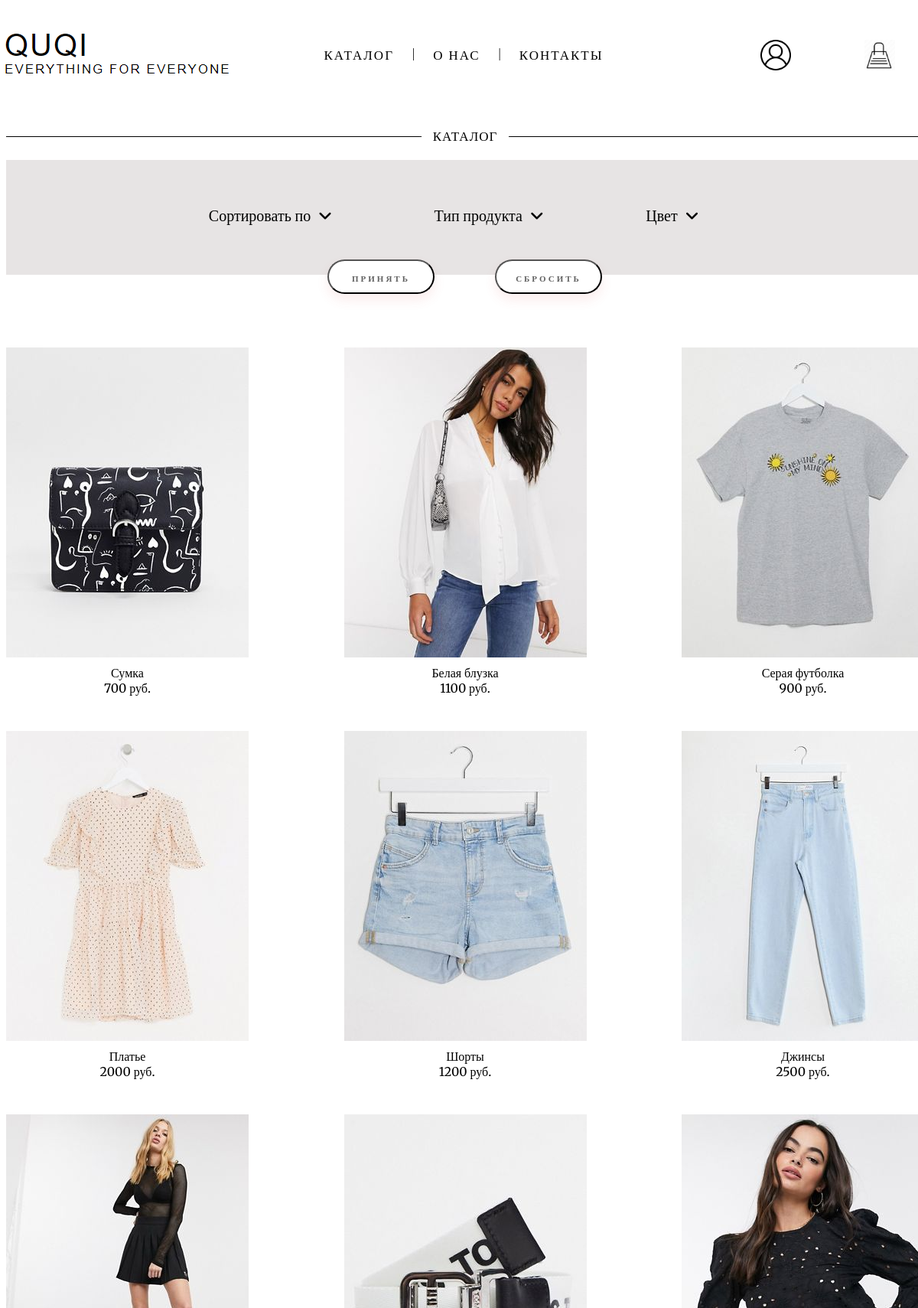
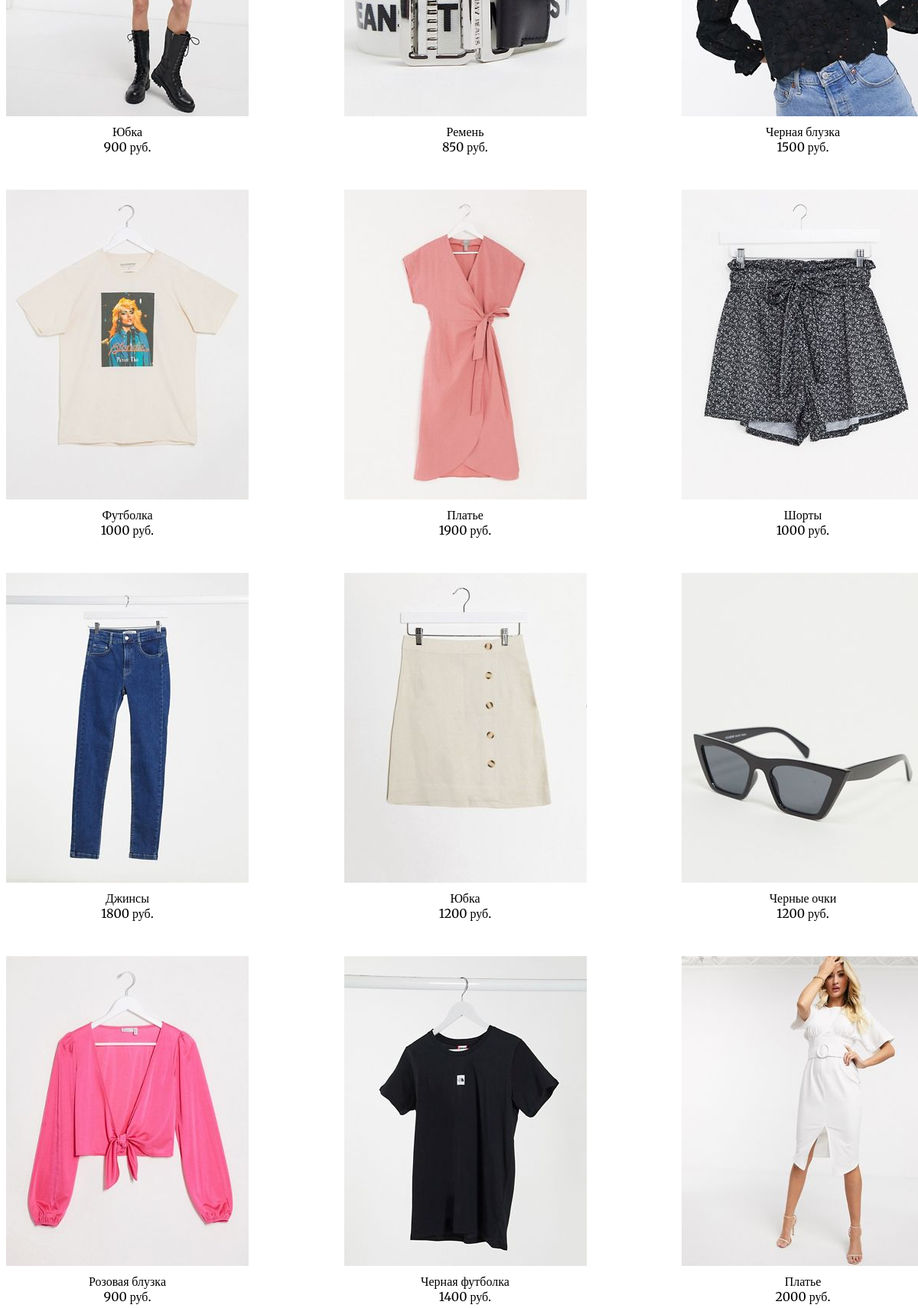
Screenshot of /catalog.php (upper part) with the database file from the repository (2 pictures, top to bottom).
### tables this page shows
CREATE TABLE `catalog` (
  `id` int(11) NOT NULL,
  `name` varchar(36) NOT NULL,
  `type` varchar(20) NOT NULL,
  `price` int(10) NOT NULL,
  `photo` text NOT NULL,
  `size` int(2) NOT NULL,
  `color` varchar(10) NOT NULL
);

### galery.php (the view, shortened to what this page needs)
<?php
require ('connect.php');
$res = mysqli_query($link, "SELECT * FROM `catalog`");
while($row = mysqli_fetch_array($res)) {
	$name = $row['name'];
	$price = $row['price'];
	$photo = $row['photo'];
	echo "<form name = 'qwer' action = 'page.php' method = 'post'>";
	echo "<div class = 'photo'>";
	echo "<img src = $photo>";
	echo "<p>$name<br>$price руб.</p>";
	echo "</div>";
	echo "</form>";
}
?>

### style.css (style rules this page uses)
html, body { height: 100%; }
p { margin: 10px 0 0 0; text-align: center; color: black; font-family: 'Merriweather', serif; }
.photo { margin-bottom: 30px; }

### rows the page displays
catalog: photo (picture), name "Сумка", price "700"
catalog: photo (picture), name "Белая блузка", price "1100"
catalog: photo (picture), name "Серая футболка", price "900"
catalog: photo (picture), name "Платье", price "2000"
catalog: photo (picture), name "Шорты", price "1200"
catalog: photo (picture), name "Джинсы", price "2500"
catalog: photo (picture), name "Юбка", price "900"
catalog: photo (picture), name "Ремень", price "850"
catalog: photo (picture), name "Черная блузка", price "1500"
catalog: photo (picture), name "Футболка", price "1000"
catalog: photo (picture), name "Платье", price "1900"
catalog: photo (picture), name "Шорты", price "1000"
catalog: photo (picture), name "Джинсы", price "1800"
catalog: photo (picture), name "Юбка", price "1200"
catalog: photo (picture), name "Черные очки", price "1200"
catalog: photo (picture), name "Розовая блузка", price "900"
catalog: photo (picture), name "Черная футболка", price "1400"
catalog: photo (picture), name "Платье", price "2000"
